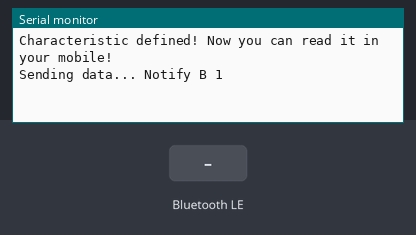
This sketch was run on a simulated ESP32. Parts: the last lines printed to the serial monitor. The test bench sets the inputs (shaded band). Nothing arrives over Bluetooth unless stated; a phone connects over Bluetooth LE 3 s after start.

Above: at 1.2 s.
1.3 s: Bluetooth LE write "5" received
At 1.9 s:
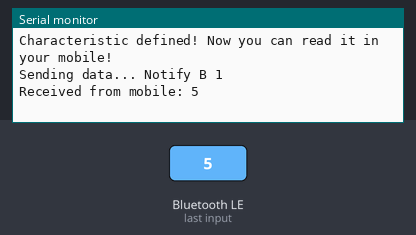
2.8 s: Bluetooth LE write "90" received
At 4.0 s:
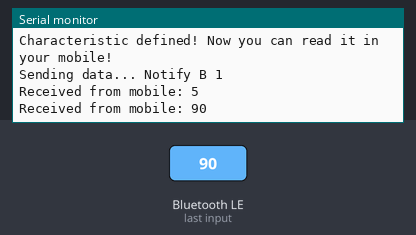
4.3 s: Bluetooth LE write "200" received
At 5.4 s:
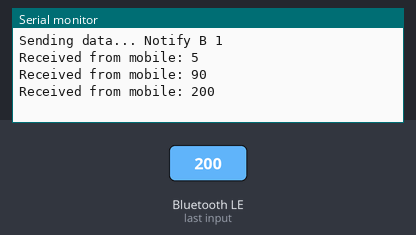

Measured:
- after the input at 1.3 s, the serial monitor: prints a new line at once (image 1)
- after the input at 2.8 s, the serial monitor: prints a new line at once (image 2)
- after the input at 4.3 s, the serial monitor: prints a new line at once (image 3)

The sketch:

TestBLT.ino
```cpp
#include <BLEDevice.h>
#include <BLEUtils.h>
#include <BLEServer.h>
#include <BLE2902.h>

struct SSVEP_data {
  uint8_t func;
  uint8_t sec;
  uint8_t r, g, b;
};

SSVEP_data parse_data(const char* input) {
    SSVEP_data result;
    char color_str[7];  // RGB + null

    sscanf(input, "F:%2hhuS:%2hhuC:%6s", &result.func, &result.sec, color_str);

    // RGB
    char r_str[3] = { color_str[0], color_str[1], '\0' };
    char g_str[3] = { color_str[2], color_str[3], '\0' };
    char b_str[3] = { color_str[4], color_str[5], '\0' };

    result.r = (uint8_t)strtol(r_str, NULL, 16);
    result.g = (uint8_t)strtol(g_str, NULL, 16);
    result.b = (uint8_t)strtol(b_str, NULL, 16);

    return result;
}

class _Callback : public BLECharacteristicCallbacks {
  void onWrite(BLECharacteristic *pCharacteristic) override {
    String rxValue = pCharacteristic->getValue();
    if (rxValue.length() > 0) {
      Serial.print("Received from mobile: ");
      Serial.println(rxValue.c_str());
    }
  }
};

// 보내게 될 메시지 블록
struct msgblk
{
  short hz = 0;
  short sec = 0;
  char color[7] = "";
}msg;

// 보내게 될 테스트 정보
char* TEST_sendMSG(){
  if( msg.hz > 60 )
    {
      msg.hz = 0;
      msg.sec = 0;
    }
  else
  {
    msg.hz += 1;
    msg.sec += 1;
  }
}

#define SERVICE_UUID        "e2c56db5-dffb-48d2-b060-d0f5a71096e0"
#define CHARACTERISTIC_UUID "a495ff10-c5b1-4b44-b512-1370f02d74de"

BLECharacteristic *pCharacteristic;

void setup()
{
  Serial.begin(115200);
    BLEDevice::init("SSVEP-Device");
  BLEServer *pServer = BLEDevice::createServer();
  BLEService *pService = pServer->createService(SERVICE_UUID);
//
  pCharacteristic = pService->createCharacteristic(
    CHARACTERISTIC_UUID,
    BLECharacteristic::PROPERTY_READ |
    BLECharacteristic::PROPERTY_WRITE |
    BLECharacteristic::PROPERTY_WRITE_NR |
    BLECharacteristic::PROPERTY_NOTIFY
  );
// Write 필요없을거같은데 일단 넣고봄.
// FIXME: 통신 구현 테스트 끝나면 지우기
  pCharacteristic->addDescriptor(new BLE2902());

  pCharacteristic->setValue("Hello! From Medical Device!");
  pService->start();

  pCharacteristic->setCallbacks(new _Callback());


  BLEAdvertising *pAdvertising = BLEDevice::getAdvertising();
  pAdvertising->addServiceUUID(SERVICE_UUID);

  pAdvertising->setScanResponse(true);
  pAdvertising->setMinPreferred(0x06);
  pAdvertising->setMinPreferred(0x12);

  BLEDevice::startAdvertising();
  Serial.println("Characteristic defined! Now you can read it in your mobile!");
}

void loop()
{
  static int count = 0;

  // 10HZ, 2Sec, 0xFFFFFF
  String msgA = "F:10SS:02C:fa94ff";
  // 20HZ, 5Sec, 0x7A544C
  String msgB = "F:20SS:05C:94fffa";

  Serial.print("Sending data... ");
  Serial.print(count%2 ? "Notify A " : "Notify B ");
  Serial.println(++count);

  pCharacteristic->setValue(count%2 ? msgA.c_str() : msgB.c_str());
  pCharacteristic->notify();

  delay(10000); // 10초마다
}
```
